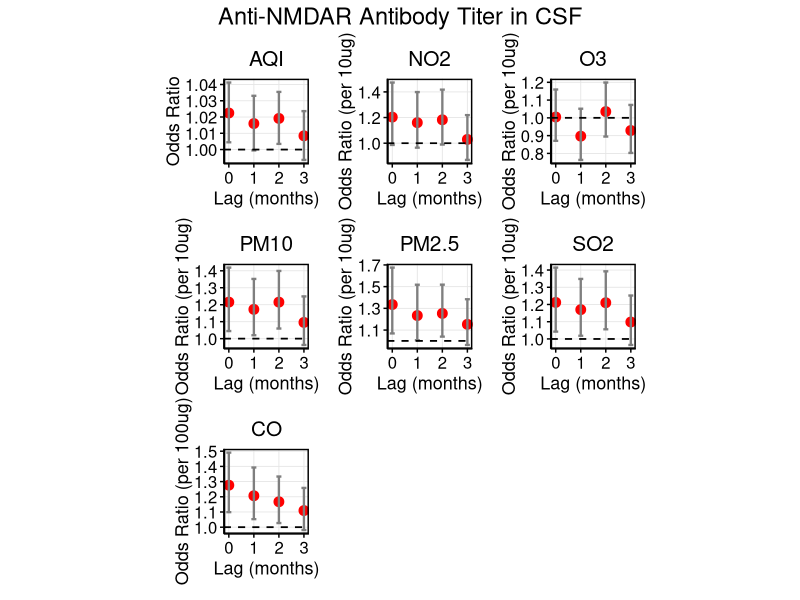
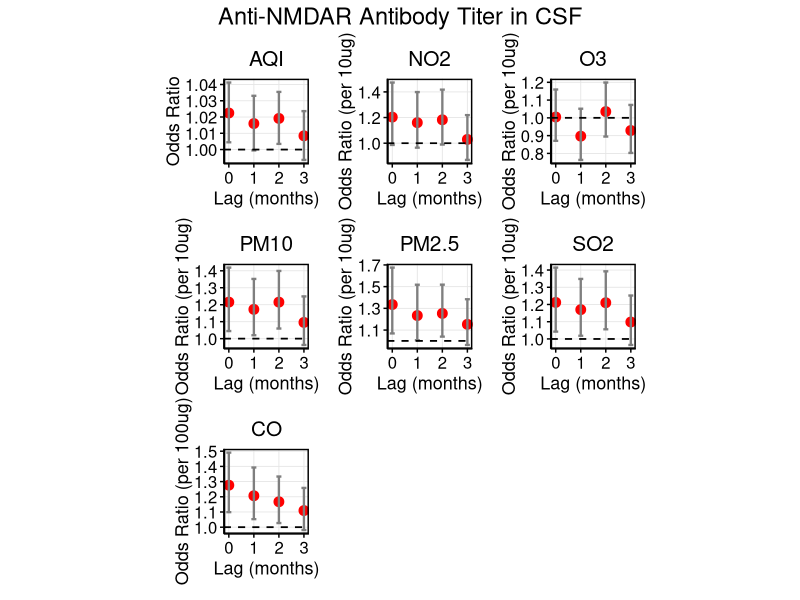

These charts were generated, in order, by the following R code:
setwd("/Users/shij/Documents/GitHub/NMDA_data_analysis/")
my.dat<-readxl::read_xlsx("NMDA_with_population_sex_ratio_age_portion.xlsx")
setwd("/Users/shij/Documents/GitHub/NMDA_data_analysis/251211/")

my.dat$CSFrank<-NA
for (i in 1:nrow(my.dat)) {
  if( my.dat$`anti-NMDAR antibody titer in CSF`[i]=="+" ) {
    my.dat$CSFrank[i]=1
  }else if( my.dat$`anti-NMDAR antibody titer in CSF`[i]=="1：1000" ) {
    my.dat$CSFrank[i]=3
  }else if( my.dat$`anti-NMDAR antibody titer in CSF`[i]=="1:320" ) {
    my.dat$CSFrank[i]=3
  }else if( my.dat$`anti-NMDAR antibody titer in CSF`[i]=="1:300" ) {
    my.dat$CSFrank[i]=3
  }else if( my.dat$`anti-NMDAR antibody titer in CSF`[i]=="1:100+" ) {
    my.dat$CSFrank[i]=2
  }else if( my.dat$`anti-NMDAR antibody titer in CSF`[i]=="1:100" ) {
    my.dat$CSFrank[i]=2
  }else if( my.dat$`anti-NMDAR antibody titer in CSF`[i]=="positive" ) {
    my.dat$CSFrank[i]=2
  }else if( my.dat$`anti-NMDAR antibody titer in CSF`[i]=="1:32" ) {
    my.dat$CSFrank[i]=2
  }else if( my.dat$`anti-NMDAR antibody titer in CSF`[i]=="1:30" ) {
    my.dat$CSFrank[i]=2
  }else if( my.dat$`anti-NMDAR antibody titer in CSF`[i]=="++" ) {
    my.dat$CSFrank[i]=3
  }else if( my.dat$`anti-NMDAR antibody titer in CSF`[i]=="1:10" ) {
    my.dat$CSFrank[i]=1
  }else if( my.dat$`anti-NMDAR antibody titer in CSF`[i]=="1:3.2" ) {
    my.dat$CSFrank[i]=1
  }else if( my.dat$`anti-NMDAR antibody titer in CSF`[i]=="1:1" ) {
    my.dat$CSFrank[i]=1
  }
}  

# ============================
# 1. Load Required Packages
# ============================
library(ordinal)
library(ggplot2)
library(dplyr)
library(tidyr)
library(broom)
library(patchwork)   # For combining plots

# ============================
# 2. Prepare Data: Convert CSFrank to Ordered Factor
# ============================
# Check current class
class(my.dat$CSFrank)
table(my.dat$CSFrank)  # See levels

# Convert to ordered factor
my.dat$CSFrank <- factor(my.dat$CSFrank, ordered = TRUE)

# Verify
str(my.dat$CSFrank)

# ============================
# 3. Define Pollutants and Lags
# ============================
pollutants <- c("AQI", "NO2", "O3", "CO", "PM10", "PM2.5", "SO2")  # CO is 4th
lags <- c("M0", "M1", "M2", "M3")

# Create column name patterns
pollutant_cols <- sapply(pollutants, function(p) {
  paste0(p, "_", lags)
}, simplify = FALSE)

# ============================
# 4. Fit Ordinal Regression for Each Pollutant-Lag
# ============================
results_list <- list()

for (pollutant in pollutants) {
  lag_cols <- pollutant_cols[[pollutant]]
  for (lag_col in lag_cols) {
    # Check if column has variation and not all NA
    data_col <- my.dat[[lag_col]]
    if (all(is.na(data_col)) || length(unique(data_col[!is.na(data_col)])) <= 1) {
      message("Skipping ", lag_col, " — no variation or all NA")
      next
    }
    
    # Fit model
    model <- clm(CSFrank ~ ., data = my.dat[, c("CSFrank", lag_col)], 
                 Hess = TRUE)
    
    # Extract summary
    model_summary <- tidy(model, conf.int = TRUE, exponentiate = TRUE) %>%
      filter(term == lag_col) %>%
      mutate(Pollutant = pollutant,
             Lag = gsub(".*_", "", lag_col),
             Lag_Num = as.numeric(gsub("M", "", lag_col)))
    
    results_list <- append(results_list, list(model_summary))
  }
}

# Combine all results
results_df <- bind_rows(results_list)

# ============================
# 5. Clean and Format Results
# ============================
results_df <- results_df %>%
  mutate(
    Lag = trimws(toupper(Lag)),
    Lag.Num = as.numeric(gsub("^M(\\d+)$", "\\1", Lag))
  ) %>%
  filter(!is.na(Lag.Num))

# # ============================
# # 6. Create 7 Individual Plots (One per Pollutant)
# # ============================
# # Get pollutants in desired order
# pollutants_plot <- c("AQI", "NO2", "O3", "CO", "PM10", "PM2.5", "SO2")
# 
# # Create list of individual plots
# plot_list <- lapply(pollutants_plot, function(poll) {
#   df_sub <- results_df %>% filter(Pollutant == poll)
#   
#   p <- ggplot(df_sub, aes(x = Lag.Num, y = estimate, ymin = conf.low, ymax = conf.high)) +
#     geom_point(color = "red", size = 3) +
#     geom_errorbar(width = 0.2, color = "gray50", size = 0.8) +
#     geom_hline(yintercept = 1, linetype = "dashed", color = "black", size = 0.6) +
#     labs(
#       x = "Lag (months)",
#       y = "Odds Ratio (OR)",
#       title = poll
#     ) +
#     theme_minimal() +
#     theme(
#       panel.border = element_rect(color = "black", fill = NA, size = 1),
#       panel.background = element_blank(),
#       panel.grid.major = element_line(color = "gray90", size = 0.3),
#       panel.grid.minor = element_blank(),
#       axis.line = element_line(color = "black", size = 0.5),
#       axis.ticks = element_line(color = "black", size = 0.5),
#       axis.text = element_text(size = 12, color = "black"),
#       axis.title = element_text(size = 13, color = "black"),
#       plot.title = element_text(hjust = 0.5, size = 15, color = "black"),
#       plot.margin = margin(10, 10, 10, 10),
#       axis.title.y = element_text(angle = 90, vjust = 0.5),
#       aspect.ratio = 1  # ← This is the KEY: forces square panels
#     ) +
#     scale_x_continuous(
#       breaks = c(0, 1, 2, 3), 
#       labels = c("0", "1", "2", "3"),
#       expand = expansion(add = c(0.1, 0.1))
#     )
#   
#   return(p)
# })
# 
# # ============================
# # 7. Combine All 7 Plots in a Single Row
# # ============================
# p_combined <- plot_list[[1]] + plot_list[[2]] + plot_list[[3]] + plot_list[[5]] + 
#   plot_list[[6]] + plot_list[[7]] + plot_list[[4]] +
#   plot_annotation(title = "Anti-NMDAR Antibody Titer in CSF",
#                   theme = theme(plot.title = element_text(hjust = 0.5, size = 17, color = "black")))
# 
# # Display plot
# print(p_combined)
# 
# # Optional: Save as PNG with width=12, height=15
# ggsave("NMDAR_antibody.png", p_combined, width = 12, height = 15, dpi = 300, units = "in")


# ============================
# 6. Create 7 Individual Plots (One per Pollutant)
# ============================
# Get pollutants in desired order
pollutants_plot <- c("AQI", "NO2", "O3", "CO", "PM10", "PM2.5", "SO2")

# Create list of individual plots
plot_list <- lapply(pollutants_plot, function(poll) {
  df_sub <- results_df %>% filter(Pollutant == poll)
  
  # Apply transformation based on pollutant
  if (poll == "CO") {
    df_sub <- df_sub %>%
      mutate(
        y = estimate^0.1,
        ymin = conf.low^0.1,
        ymax = conf.high^0.1
      )
    y_label <- "Odds Ratio (per 100ug)"
  } else if (poll == "AQI") {
    df_sub <- df_sub %>%
      mutate(
        y = estimate^1,
        ymin = conf.low^1,
        ymax = conf.high^1
      )
    y_label <- "Odds Ratio"
  } else {
    df_sub <- df_sub %>%
      mutate(
        y = estimate^10,
        ymin = conf.low^10,
        ymax = conf.high^10
      )
    y_label <- "Odds Ratio (per 10ug)"
  }
  
  p <- ggplot(df_sub, aes(x = Lag.Num, y = y, ymin = ymin, ymax = ymax)) +
    geom_point(color = "red", size = 3) +
    geom_errorbar(width = 0.2, color = "gray50", size = 0.8) +
    geom_hline(yintercept = 1, linetype = "dashed", color = "black", size = 0.6) +
    labs(
      x = "Lag (months)",
      y = y_label,  # ← Dynamically set based on pollutant
      title = poll
    ) +
    theme_minimal() +
    theme(
      panel.border = element_rect(color = "black", fill = NA, size = 1),
      panel.background = element_blank(),
      panel.grid.major = element_line(color = "gray90", size = 0.3),
      panel.grid.minor = element_blank(),
      axis.line = element_line(color = "black", size = 0.5),
      axis.ticks = element_line(color = "black", size = 0.5),
      axis.text = element_text(size = 12, color = "black"),
      axis.title = element_text(size = 13, color = "black"),
      plot.title = element_text(hjust = 0.5, size = 15, color = "black"),
      plot.margin = margin(10, 10, 10, 10),
      axis.title.y = element_text(angle = 90, vjust = 0.5),
      aspect.ratio = 1
    ) +
    scale_x_continuous(
      breaks = c(0, 1, 2, 3), 
      labels = c("0", "1", "2", "3"),
      expand = expansion(add = c(0.1, 0.1))
    )
  
  return(p)
})

# ============================
# 7. Combine All 7 Plots in a Single Row
# ============================
p_combined <- plot_list[[1]] + plot_list[[2]] + plot_list[[3]] + plot_list[[5]] + 
  plot_list[[6]] + plot_list[[7]] + plot_list[[4]] +
  plot_annotation(title = "Anti-NMDAR Antibody Titer in CSF",
                  theme = theme(plot.title = element_text(hjust = 0.5, size = 17, color = "black")))

# Display plot
print(p_combined)

# Optional: Save as PNG with width=12, height=15
ggsave("NMDAR_antibody.png", p_combined, width = 12, height = 15, dpi = 300, units = "in")


# ============================
# 7. Create Clean Results Table (Include CO, OR, 95% CI, p-value)
# ============================

# library(writexl)
# 
# # Create clean table (include CO, OR, 95% CI, p-value)
# table_df <- results_df %>%
#   select(Pollutant, Lag, estimate, conf.low, conf.high, p.value) %>%
#   mutate(
#     `Odds Ratio (OR)` = round(estimate, 4),
#     `95% CI` = paste0(round(conf.low, 4), " – ", round(conf.high, 4)),
#     `p-value` = ifelse(p.value < 0.001, 
#                        format(p.value, scientific = TRUE, digits = 2),
#                        round(p.value, 4)),
#     `Pollutant & Lag` = paste(Pollutant, Lag, sep = "_")
#   ) %>%
#   arrange(Pollutant, Lag) %>%
#   select(`Pollutant & Lag`, `Odds Ratio (OR)`, `95% CI`, `p-value`)
# 
# # Export to Excel file
# write_xlsx(table_df, "NMDAR_antibody.xlsx")

library(writexl)

# Create clean table with transformed ORs and CIs
table_df <- results_df %>%
  select(Pollutant, Lag, estimate, conf.low, conf.high, p.value) %>%
  mutate(
    # Apply transformation based on pollutant
    transformed_estimate = ifelse(Pollutant == "CO", estimate^0.1, estimate^10),
    transformed_conf.low = ifelse(Pollutant == "CO", conf.low^0.1, conf.low^10),
    transformed_conf.high = ifelse(Pollutant == "CO", conf.high^0.1, conf.high^10),
    
    # Format for display
    `Odds Ratio (OR)` = round(transformed_estimate, 4),
    `95% CI` = paste0(
      round(transformed_conf.low, 4), 
      " – ", 
      round(transformed_conf.high, 4)
    ),
    `p-value` = ifelse(p.value < 0.001, 
                       format(p.value, scientific = TRUE, digits = 2),
                       round(p.value, 4)),
    `Pollutant & Lag` = paste(Pollutant, Lag, sep = "_")
  ) %>%
  arrange(Pollutant, Lag) %>%
  select(`Pollutant & Lag`, `Odds Ratio (OR)`, `95% CI`, `p-value`)

# Export to Excel file
write_xlsx(table_df, "NMDAR_antibody.xlsx")

# Optional: Print to console for quick check
print(table_df)
